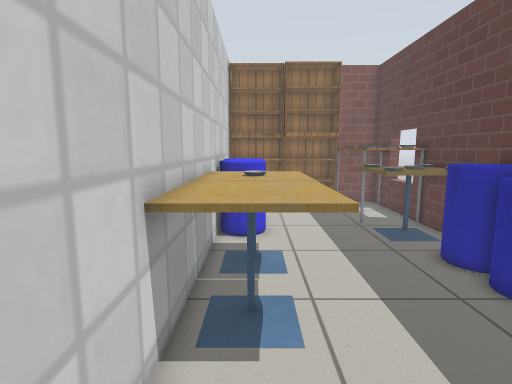
view 1 (above)

21 first-person views from a walk through a robot-simulator world made for Gazebo. The camera is 1 m above the floor, tilts 8° down and sees 80° across. The floor is counted in squares, 0.25 m on a side. Each view is taken from the middle of a square. On the plan, view 1 faces up. The plan holds only what a view shows up to about 20 squares ahead; the rest is blank. Robots are left out. Gazebo's built-in surfaces are drawn with simple patterns.

view 2
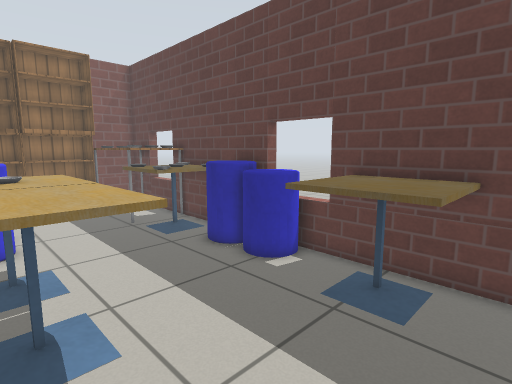

view 3
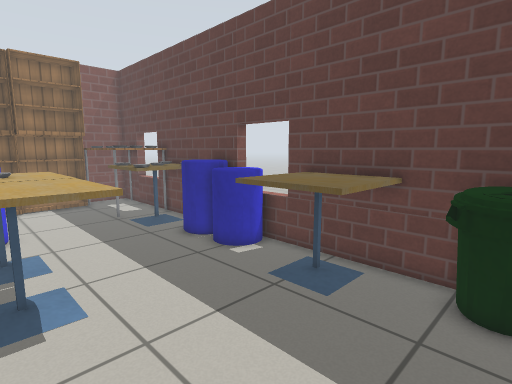

view 4
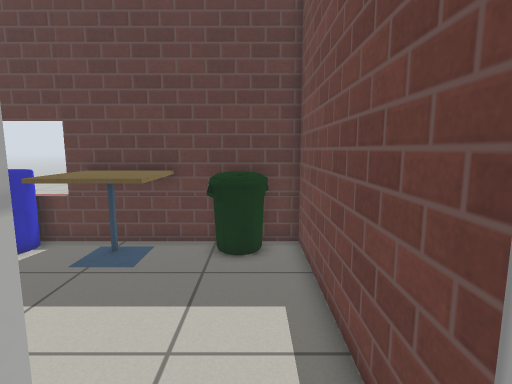

view 5
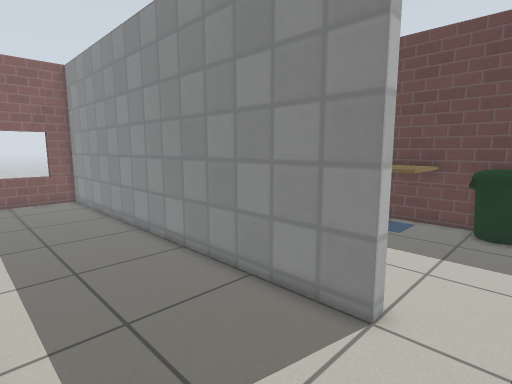

view 6
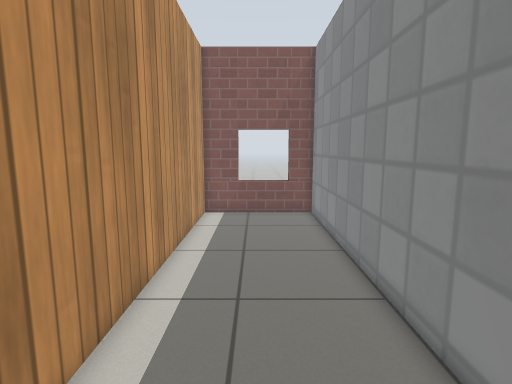

view 7
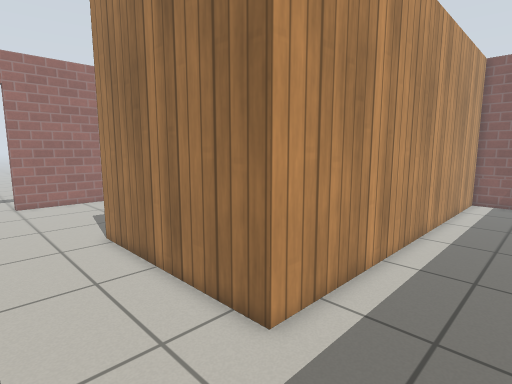

view 8
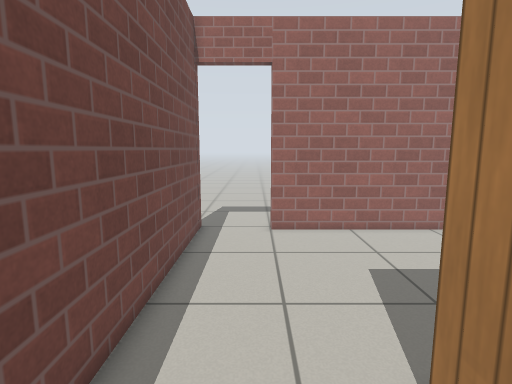

view 9
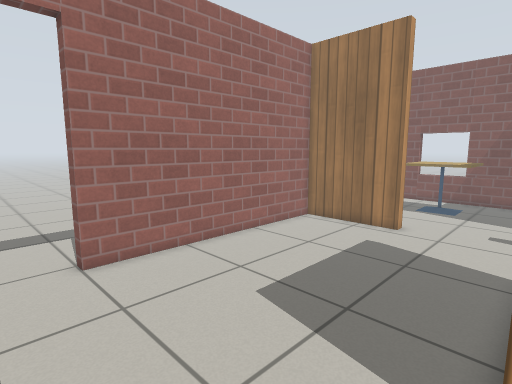

view 10
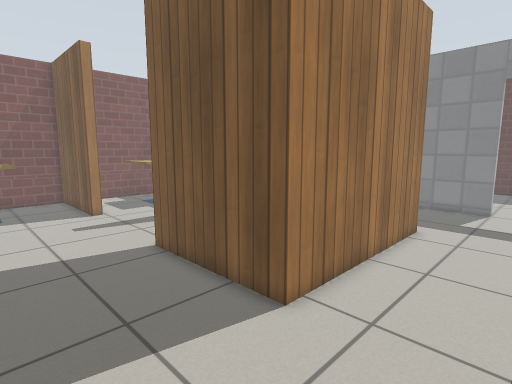

view 11
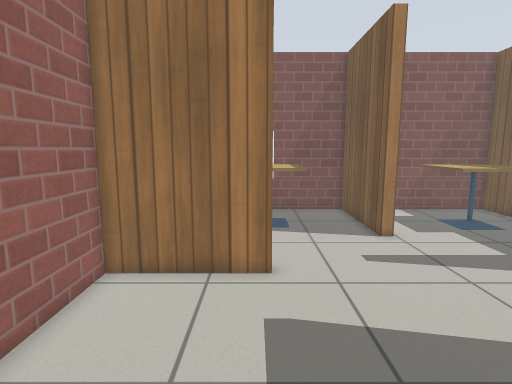

view 12
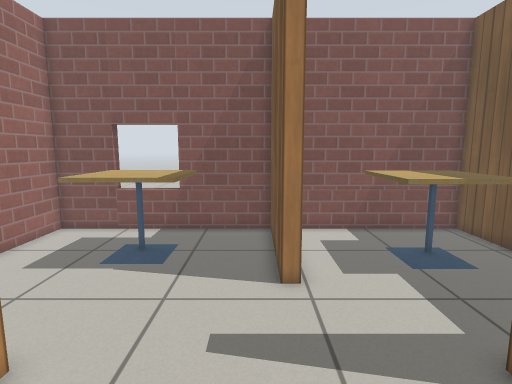

view 13
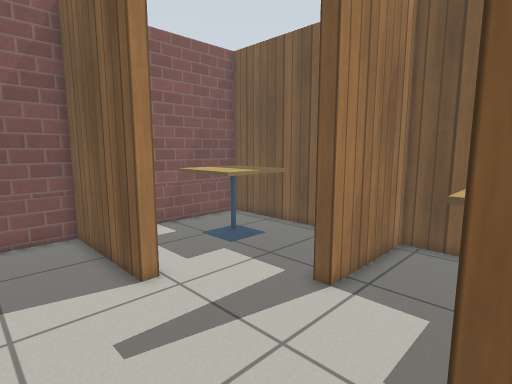

view 14
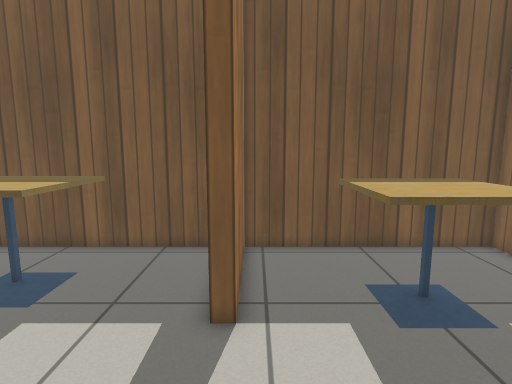

view 15
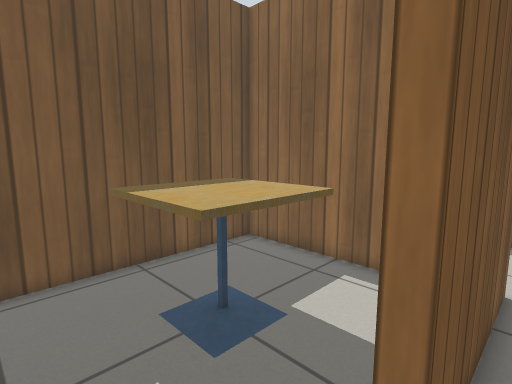

view 16
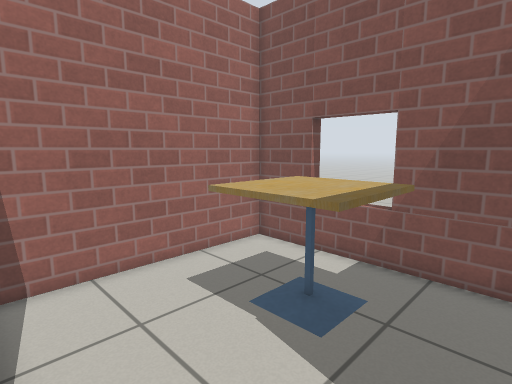

view 17
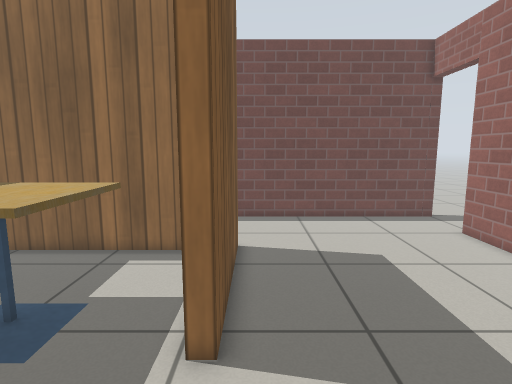

view 18
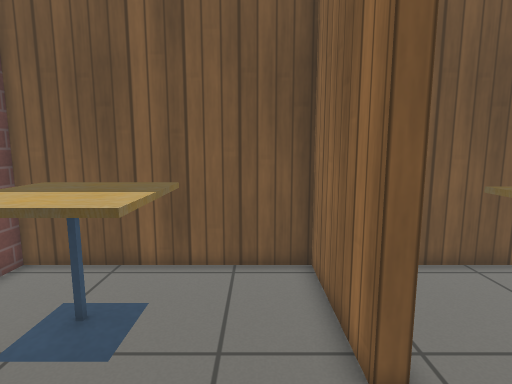

view 19
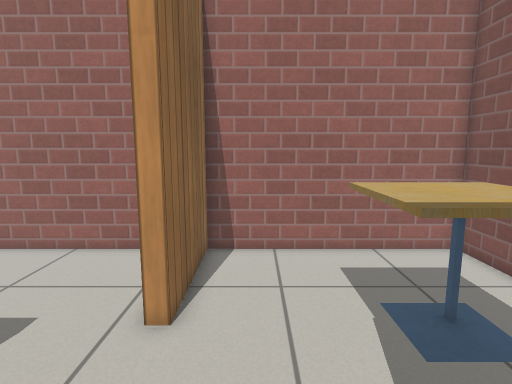

view 20
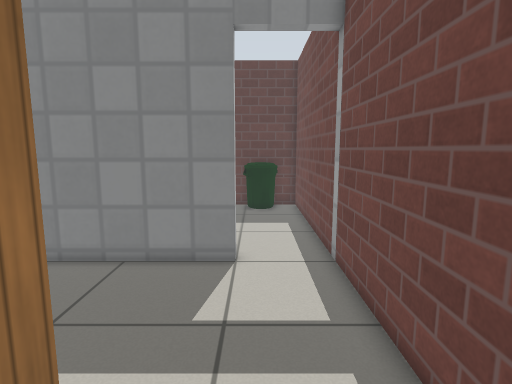

view 21
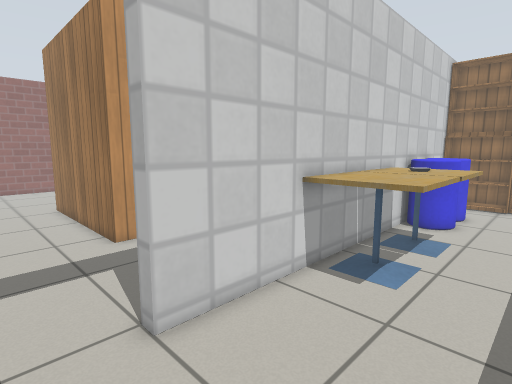

### Floor plan
Points are (right, up) in squares from view 1. A wall is a line through its corners. A room is listed if a view was taken in it or the views show most of it. See-through windows are left out.
Room 1 (views 1, 2, 3, 21)
walls: (-1.8, 20.2) (-1.8, -0.3); (-2, -3.9) (8.9, -3.9) (8.9, 20.4)
ways out: open door at (-2, -2) to room 2
objects: cafe table (-1, 5) to (2, 8); cafe table (-1, 9) to (2, 12); other object (-1, 14) to (0, 15); other object (-1, 17) to (0, 18); bookshelf (-1, 22) to (1, 22); other object (0, 10) to (0, 11); bookshelf (0, 21) to (2, 22); bookshelf (3, 21) to (5, 22); bookshelf (3, 23) to (5, 23); cafe table (5, 2) to (8, 5); other object (5, 12) to (6, 13); cafe table (5, 14) to (8, 15); other object (5, 15) to (6, 15); other object (6, 16) to (6, 17); table (6, 18); other object (6, 21) to (6, 22); bin (7, -2) to (8, 0); other object (7, 7) to (8, 9); other object (7, 10) to (8, 11); cafe table (7, 12); other object (7, 13) to (7, 14); other object (7, 16) to (7, 17); other object (8, 15) to (8, 16); other object (8, 17)
Room 2 (views 4, 5, 6, 7, 8, 9, 10, 11, 12, 13, 20)
walls: (-10, -3.9) (-2, -3.9); (-2.4, -0.3) (-2.4, 23.1) (-9.2, 23.1) (-9.2, 1.7) (-19.3, 1.7) (-19.3, 8.7); (-24.5, 12.4) (-29.9, 12.4) (-29.9, -0.3); (-30.6, -3.9) (-18, -3.9)
ways out: open door at (-2, -2) to room 1; opening at (-22, 12.4) to room 3; open door at (-30, -2)
Room 3 (views 14, 15, 16, 17, 18)
walls: (-19.3, 16.7) (-19.3, 23.1) (-29.9, 23.1) (-29.9, 13.1) (-24.5, 13.1) (-24.5, 12.4)
ways out: opening at (-22, 12.4) to room 2; opening at (-19, 12.5) to room 4
objects: cafe table (-26, 18) to (-23, 21)
Room 4 (view 19)
walls: (-18.6, 16.7) (-19.3, 16.7); (-15.4, 12.4) (-15.4, 13.1) (-9.9, 13.1) (-9.9, 23.1) (-17.8, 23.1); (-19.3, 8.7) (-18.6, 8.7)
ways out: opening at (-19, 12.5) to room 3; opening at (-17, 12.3) to room 5
objects: cafe table (-15, 17) to (-12, 21)
Room 5 (no view inside)
walls: (-17.1, 2.3) (-9.9, 2.3) (-9.9, 12.4) (-15.4, 12.4)
ways out: opening at (-17, 12.3) to room 4
objects: cafe table (-16, 6) to (-13, 9)

Positions as (right, up) in squares from view 1, and headings:
1: (0, 0), facing up
2: (-1, 0), facing up-right
3: (-1, -2), facing up-right
4: (-4, -2), facing right
5: (-9, -3), facing up-right
6: (-6, 4), facing up
7: (-5, -3), facing up-left
8: (-15, -1), facing left
9: (-19, -3), facing up-left
10: (-25, -3), facing up-right
11: (-25, 3), facing up
12: (-20, 8), facing up
13: (-23, 8), facing up-right
14: (-22, 12), facing right
15: (-20, 12), facing down-right
16: (-20, 13), facing up-left
17: (-20, 14), facing down
18: (-20, 15), facing right
19: (-18, 15), facing left
20: (-13, -1), facing right
21: (4, -3), facing up-left
